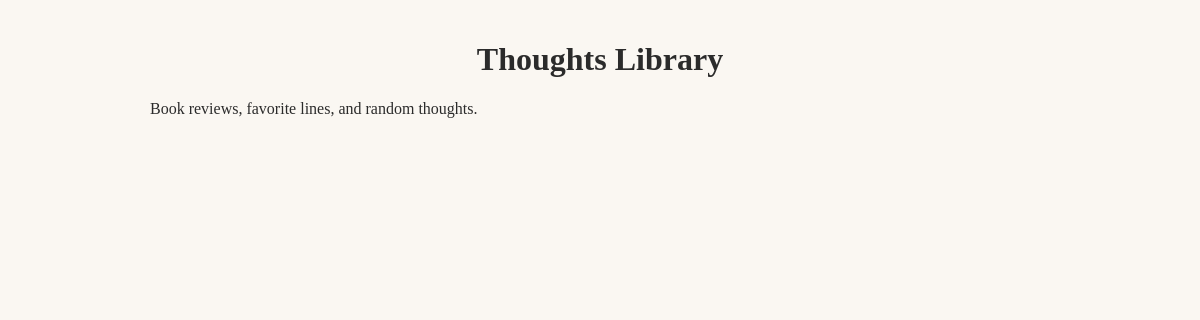
Before: / with the older database file.
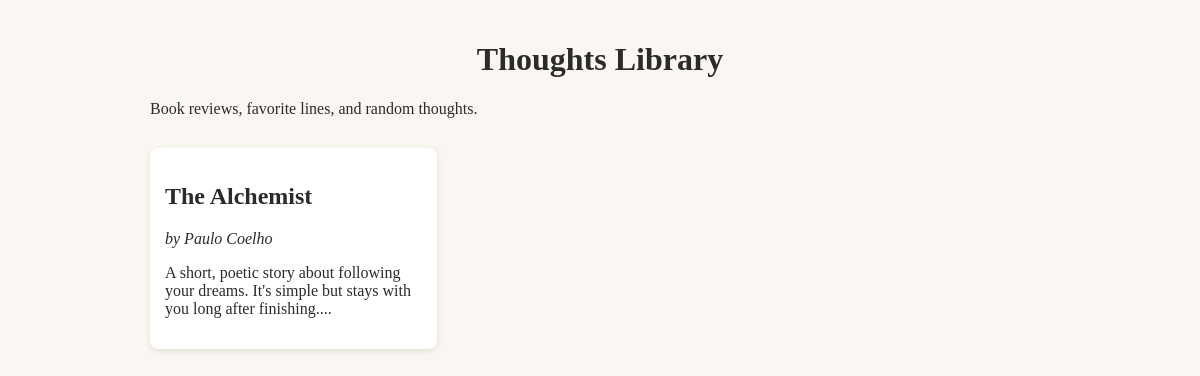
After: the same page with the newer database file.
### app.py (models this page shows)
class Review(db.Model):
    id = db.Column(db.Integer, primary_key=True)
    title = db.Column(db.String(200), nullable=False)
    author = db.Column(db.String(100), nullable=False)
    review_text = db.Column(db.Text, nullable=False)
    favorite_quote = db.Column(db.Text)
    cover_image = db.Column(db.String(300))
    likes = db.Column(db.Integer, default=0)
    dislikes = db.Column(db.Integer, default=0)
    date_added = db.Column(db.DateTime, default=datetime.utcnow)

### app.py (the view)
@app.route('/')
def home():
    reviews = Review.query.order_by(Review.date_added.desc()).all()
    return render_template('index.html', reviews=reviews)

### templates/index.html (shortened to what this page needs)
<!DOCTYPE html>
<html>
<head>
    <link rel="stylesheet" href="{{ url_for('static', filename='style.css') }}">
</head>
<body>
    <h1> Thoughts Library</h1>
    <p>Book reviews, favorite lines, and random thoughts.</p>
    <div class="review-grid">
        {% for review in reviews %}
        <div class="review-card">
            <h2>{{ review.title }}</h2>
            <p><em>by {{ review.author }}</em></p>
            <p>{{ review.review_text[:150] }}...</p>
        </div>
        {% endfor %}
    </div>
</body>
</html>

### static/style.css (style rules this page uses)
body { font-family: Georgia, serif; max-width: 900px; margin: 0 auto; padding: 20px; background-color: #faf7f2; color: #2b2b2b; }
h1 { text-align: center; }
.review-grid { display: grid; grid-template-columns: repeat(auto-fill, minmax(220px, 1fr)); gap: 20px; margin-top: 30px; }
.review-card { background: #fff; border-radius: 8px; padding: 15px; box-shadow: 0 2px 6px rgba(0,0,0,0.1); }

Changed rows visible on the page:
added Review: title "The Alchemist", author "Paulo Coelho", review_text "A short, poetic story about following your dreams. It's simple but stays with you long after finishing."
